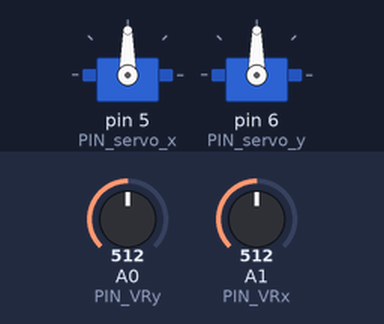
Bench run of a sketch on a simulated Arduino Uno, built with avr-gcc and run on an emulated ATmega328P. Shown: 2 × servo. The inputs (shaded band) are chosen by the test bench; at power-on: A0 (PIN_VRy) = 512, A1 (PIN_VRx) = 512.

Above: at 1.2 s.
1.3 s: A0 (PIN_VRy) set to 716
At 1.7 s:
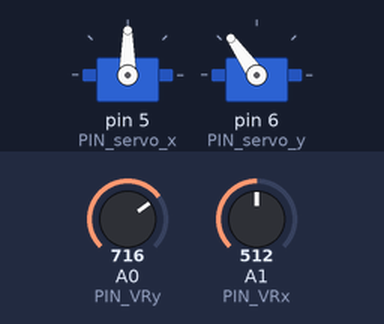
2.8 s: A1 (PIN_VRx) set to 716
At 4.0 s:
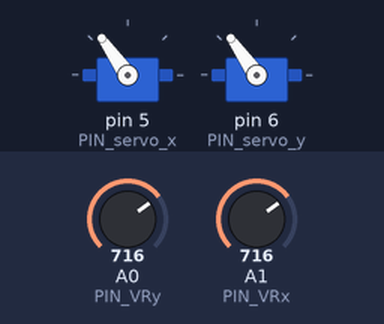
4.3 s: A0 (PIN_VRy) set to 900
At 5.2 s:
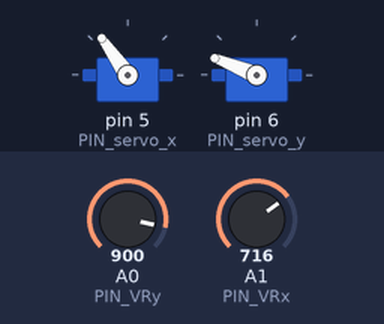
5.8 s: A1 (PIN_VRx) set to 900
At 6.3 s:
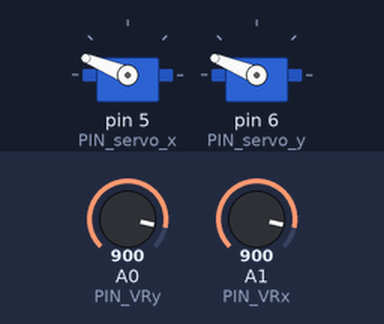
7.3 s: A0 (PIN_VRy) set to 1023
At 8.5 s:
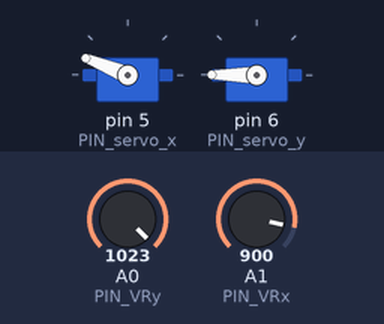
8.8 s: A1 (PIN_VRx) set to 1023
At 9.8 s:
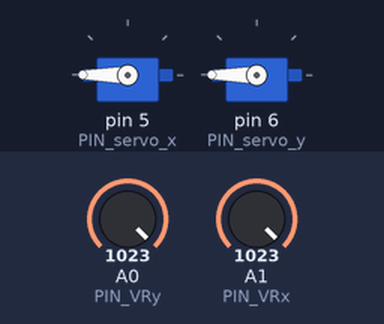
Timing chart, 0 to 11.3 s (numbered marks = the images above; inputs shaded):
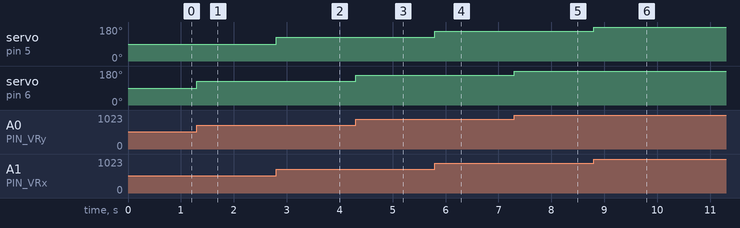

Measured:
- after the input at 1.3 s, servo on pin 6 (PIN_servo_y): 90° → 125° at once
- after the input at 2.8 s, servo on pin 5 (PIN_servo_x): 90° → 125° at once
- after the input at 4.3 s, servo on pin 6 (PIN_servo_y): 125° → 158° at once
- after the input at 5.8 s, servo on pin 5 (PIN_servo_x): 125° → 158° at once
- after the input at 7.3 s, servo on pin 6 (PIN_servo_y): 158° → 180° at once
- after the input at 8.8 s, servo on pin 5 (PIN_servo_x): 158° → 180° at once

The sketch:

codigoServoJoystick.ino
```cpp
// Codigo fuente del arduino uno para manejar los servos con el joystick

#include <Wire.h>  // librería para comunicaciones con el pc
#include <Servo.h> // librería para los servos

// DECLARAMOS LAS VARIABLES QUE VAMOS A UTILIZAR
int x;       // Para el valor analógico que recibimos de X
int y;       // Para el valor analógico que recibimos de Y
int servo_x; // Para el valor de X para el servo del eje x
int servo_y; // Para el valor de Y para el servo del eje y

// DECLARAMOS LOS PINES QUE VAMOS A UTILIZAR
#define PIN_VRy A0
#define PIN_VRx A1
#define PIN_servo_x 5 // pin con PWM
#define PIN_servo_y 6 // pin con PWM

Servo motor_x; // creamos el objeto que manejara el eje X
Servo motor_y; // creamos el objeto que manejara el eje Y

void setup()
{

  motor_x.attach(PIN_servo_x); // le asignamos al servo_x los valores del PIN que controla el eje X
  motor_y.attach(PIN_servo_y); // le asignamos al servo_y los valores del PIN que controla el eje Y
}

void loop()
{
  x = analogRead(PIN_VRx); // Leemos el valor de X del joystick
  y = analogRead(PIN_VRy); // Leemos el valor de Y del joystick

  // mapeamos los valores del joystick a grados para los servos
  servo_x = map(x, 0, 1023, 0, 180);
  servo_y = map(y, 0, 1023, 0, 180);

  motor_x.write(servo_x); // le pasamos los grados al servo del eje X
  motor_y.write(servo_y); // le pasamos los grados al servo del eje Y
}
```
